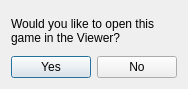
<?xml version="1.0" encoding="UTF-8"?>
<ui version="4.0">
 <class>Dialog</class>
 <widget class="QDialog" name="Dialog">
  <property name="geometry">
   <rect>
    <x>0</x>
    <y>0</y>
    <width>184</width>
    <height>89</height>
   </rect>
  </property>
  <property name="windowTitle">
   <string>Dialog</string>
  </property>
  <layout class="QGridLayout" name="gridLayout">
   <item row="0" column="0" colspan="2">
    <widget class="QLabel" name="label">
     <property name="autoFillBackground">
      <bool>false</bool>
     </property>
     <property name="inputMethodHints">
      <set>Qt::ImhMultiLine</set>
     </property>
     <property name="text">
      <string>Would you like to open this game in the Viewer?</string>
     </property>
     <property name="wordWrap">
      <bool>true</bool>
     </property>
    </widget>
   </item>
   <item row="1" column="0">
    <widget class="QPushButton" name="Yes">
     <property name="text">
      <string>Yes</string>
     </property>
    </widget>
   </item>
   <item row="1" column="1">
    <widget class="QPushButton" name="No">
     <property name="text">
      <string>No</string>
     </property>
    </widget>
   </item>
  </layout>
 </widget>
 <resources/>
 <connections>
  <connection>
   <sender>No</sender>
   <signal>clicked()</signal>
   <receiver>Dialog</receiver>
   <slot>reject()</slot>
   <hints>
    <hint type="sourcelabel">
     <x>133</x>
     <y>62</y>
    </hint>
    <hint type="destinationlabel">
     <x>176</x>
     <y>20</y>
    </hint>
   </hints>
  </connection>
 </connections>
</ui>
